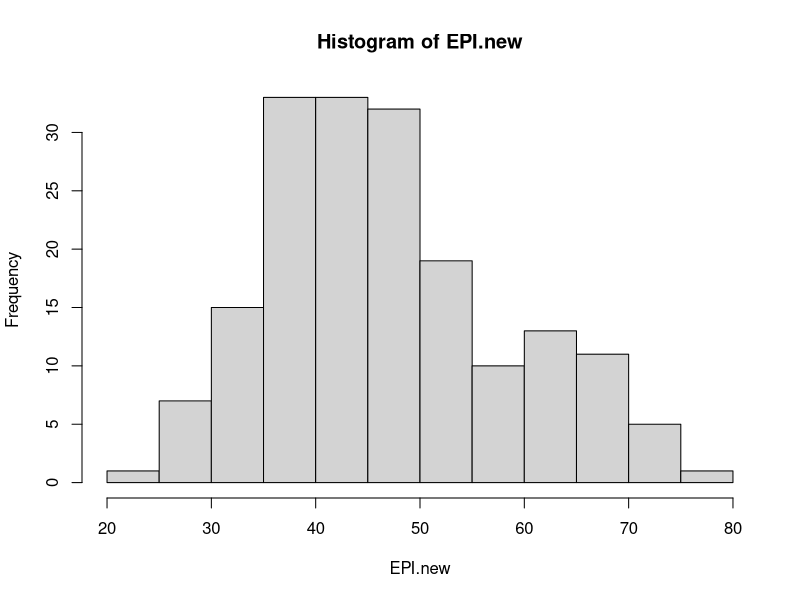
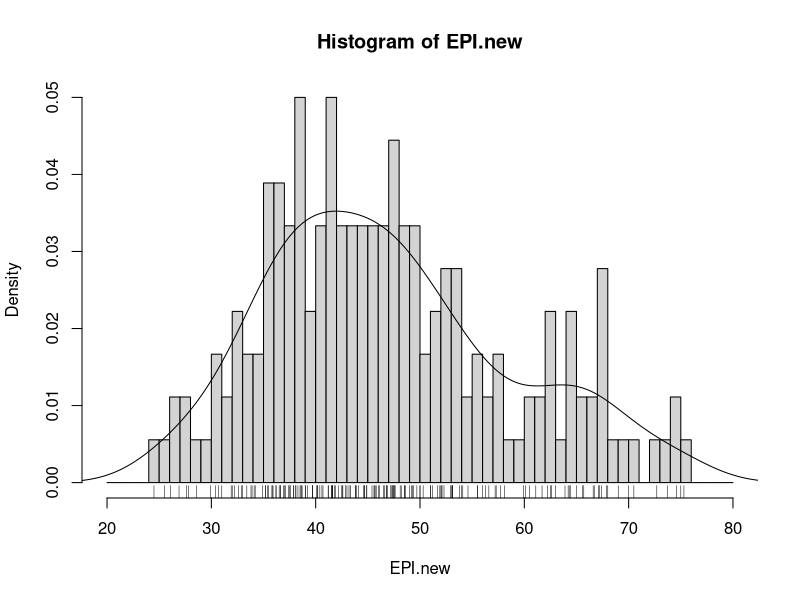
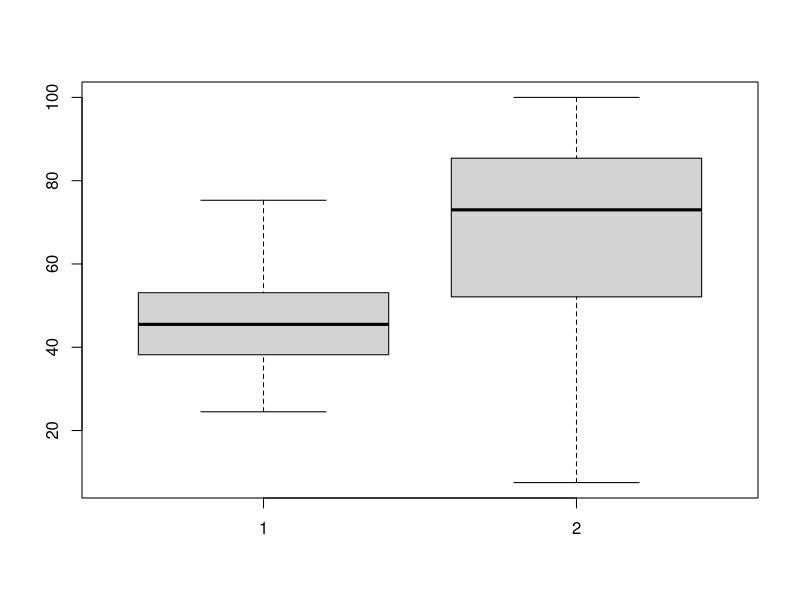
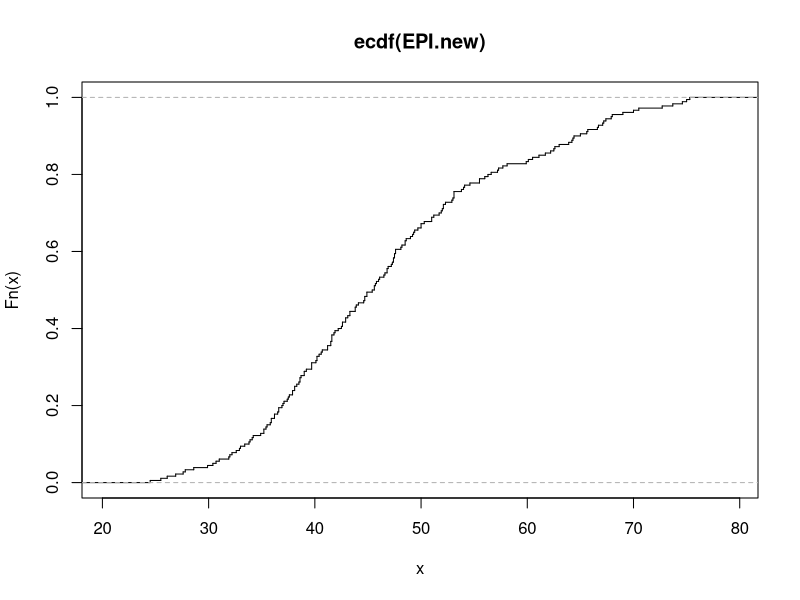
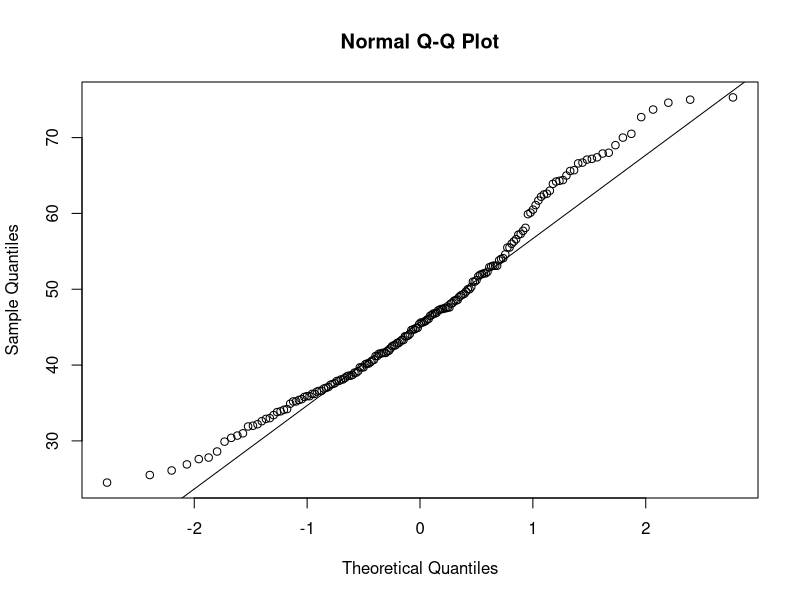
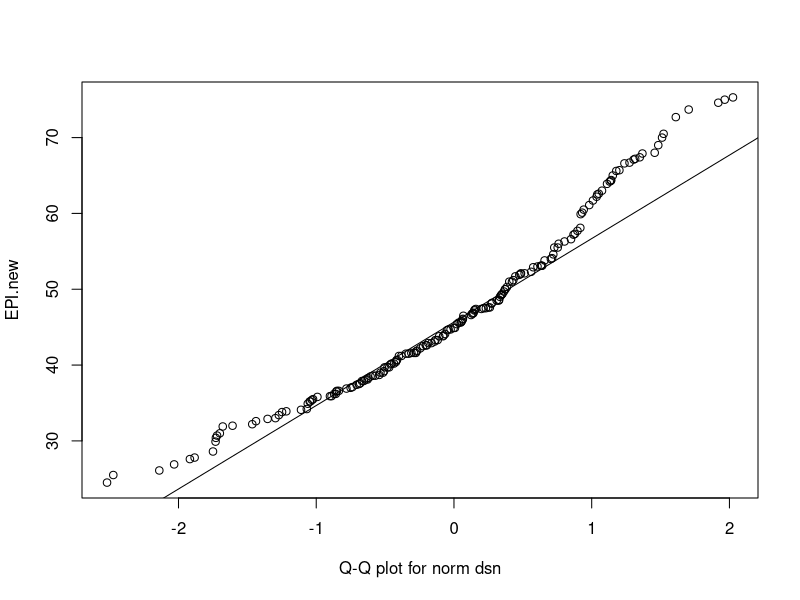
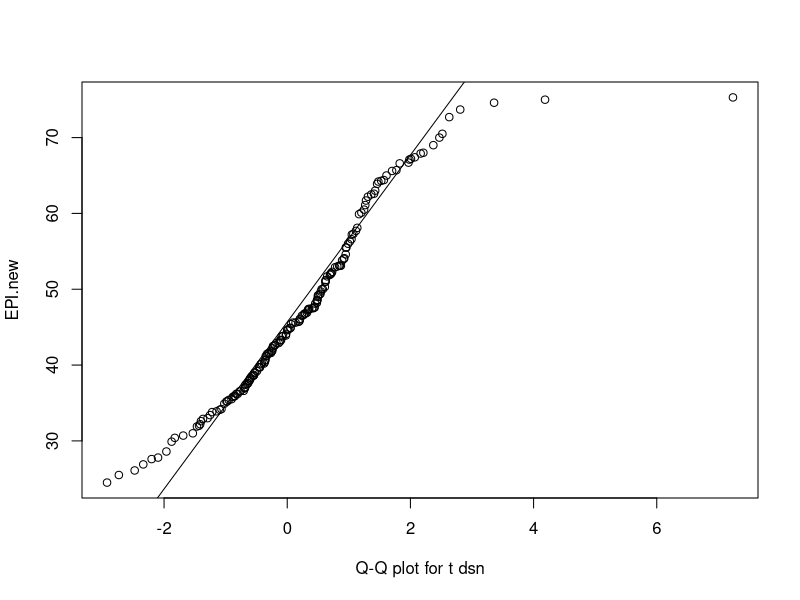
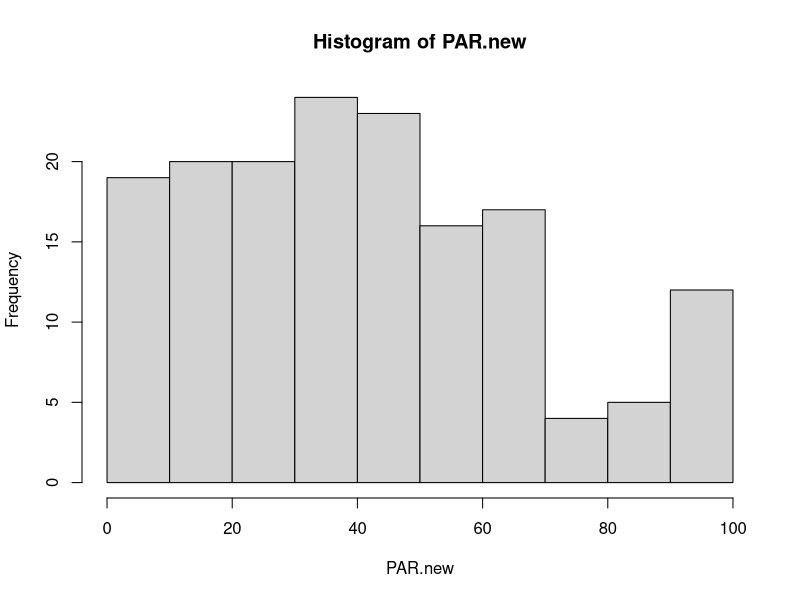

Write the R code that produced these figures, in order.
EPI_data <- read.csv("epi2024results06022024.csv") 
View(EPI_data)
attach(EPI_data) 
EPI.new
tf <- is.na(EPI.new)
E <- EPI.new[!tf] 
summary(EPI.new)
fivenum(EPI.new,na.rm=TRUE) 
stem(EPI.new) 
hist(EPI.new)
hist(EPI.new, seq(20., 80., 1.0), prob=TRUE)
lines(density(EPI.new,na.rm=TRUE,bw="SJ"))
rug(EPI.new)
boxplot(EPI.new, APO.new)
x<-seq(20,80,1)
q<- dnorm(x,mean=42, sd=5,log=FALSE) 
lines(x,q)
lines(x,.4*q) 
q<-dnorm(x,mean=65, sd=5,log=FALSE) 
lines(x,.12*q) 
plot(ecdf(EPI.new), do.points=FALSE, verticals=TRUE) 
qqnorm(EPI.new); qqline(EPI.new) 
qqplot(rnorm(250), EPI.new, xlab = "Q-Q plot for norm dsn") 
qqline(EPI.new)
qqplot(rt(250, df = 5), EPI.new, xlab = "Q-Q plot for t dsn")
qqline(EPI.new)


# Exploration of PAR 
summary(PAR.new)
fivenum(PAR.new,na.rm=TRUE)
#initial histogram
hist(PAR.new)
#Add more bars
hist(PAR.new, seq(0., 100., 1.0), prob=TRUE)
#add lines
lines(density(PAR.new,na.rm=TRUE,bw=1))
rug(PAR.new)
#Add some more general lines
lines(density(PAR.new,na.rm=TRUE,bw=2))
lines(density(PAR.new,na.rm=TRUE,bw='SJ'))

#add distribution lines
x<-seq(0,1,0.01)
#https://stat.ethz.ch/R-manual/R-devel/library/stats/html/Beta.html
q<- dbeta(x , 0.5, 0.5, log = FALSE)
lines(x*100,q/75)

#CDF and QQ Plots
plot(ecdf(PAR.new), do.points=FALSE, verticals=TRUE) 
qqnorm(PAR.new); qqline(PAR.new) 
qqplot(rnorm(250), PAR.new, xlab = "Q-Q plot for norm dsn") 
qqline(PAR.new)

qqplot(rbeta(250, 0.5, 0.5), PAR.new, xlab = "Q-Q plot for beta dsn")
qqline(PAR.new)


# Exploration of BER 
summary(BER.new)
fivenum(BER.new,na.rm=TRUE)
#initial histogram
hist(BER.new)
#Add more bars
hist(BER.new, seq(0., 100., 1.0), prob=TRUE)
#add lines
lines(density(BER.new,na.rm=TRUE,bw=1))
rug(BER.new)
#Add some more general lines
lines(density(BER.new,na.rm=TRUE,bw=2))
lines(density(BER.new,na.rm=TRUE,bw='SJ'))

#add distribution lines
x<-seq(0,1,0.01)
#https://stat.ethz.ch/R-manual/R-devel/library/stats/html/Beta.html
q<- dbeta(x , 0.4, 0.4, log = FALSE)
lines(x*100,q/70)

#CDF and QQ Plots
plot(ecdf(BER.new), do.points=FALSE, verticals=TRUE) 
qqnorm(BER.new); qqline(BER.new) 
qqplot(rnorm(250), BER.new, xlab = "Q-Q plot for norm dsn") 
qqline(BER.new)

qqplot(rbeta(250, 0.5, 0.5), BER.new, xlab = "Q-Q plot for beta dsn")
qqline(BER.new)

